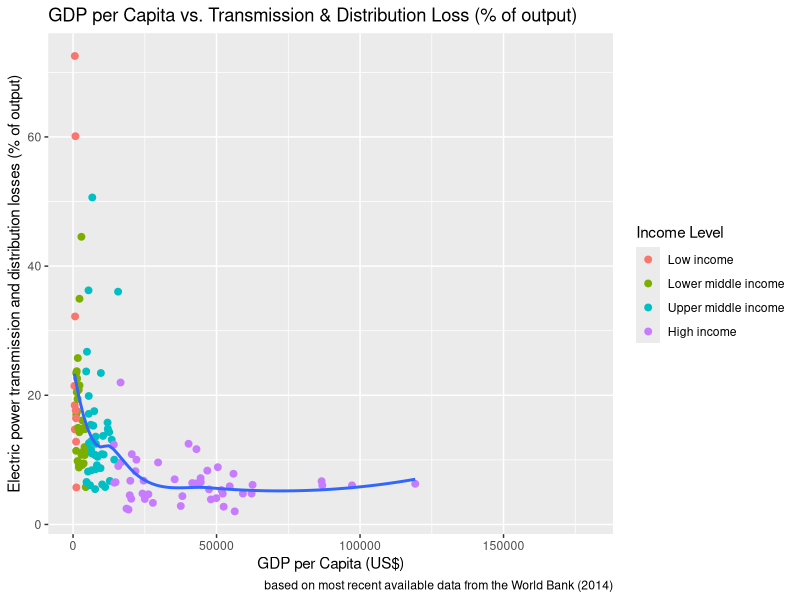
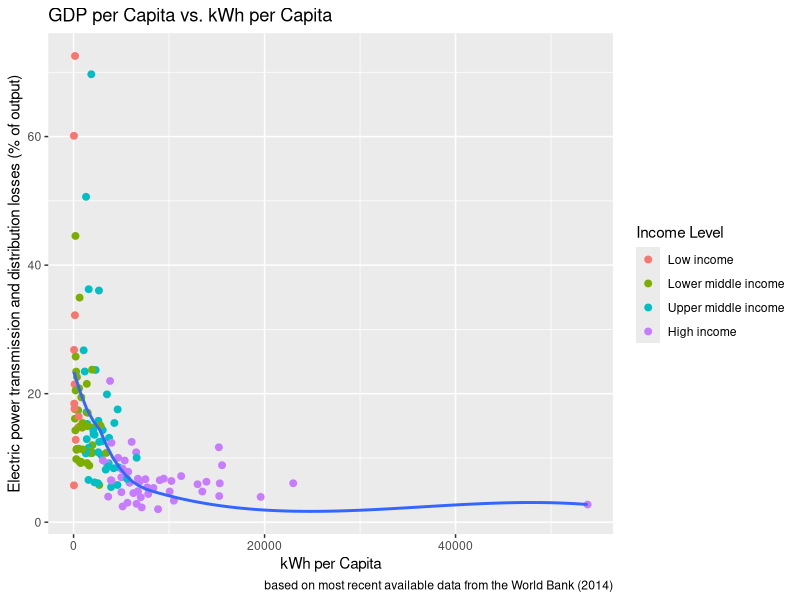
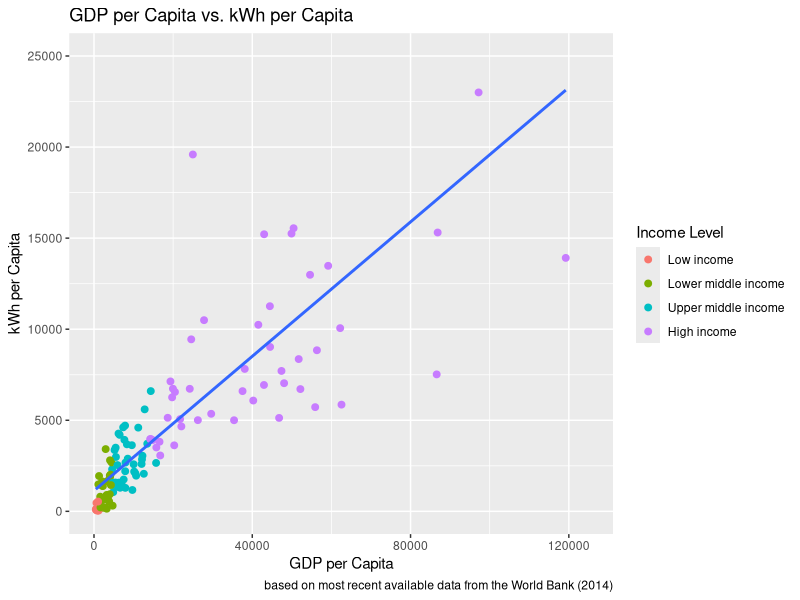
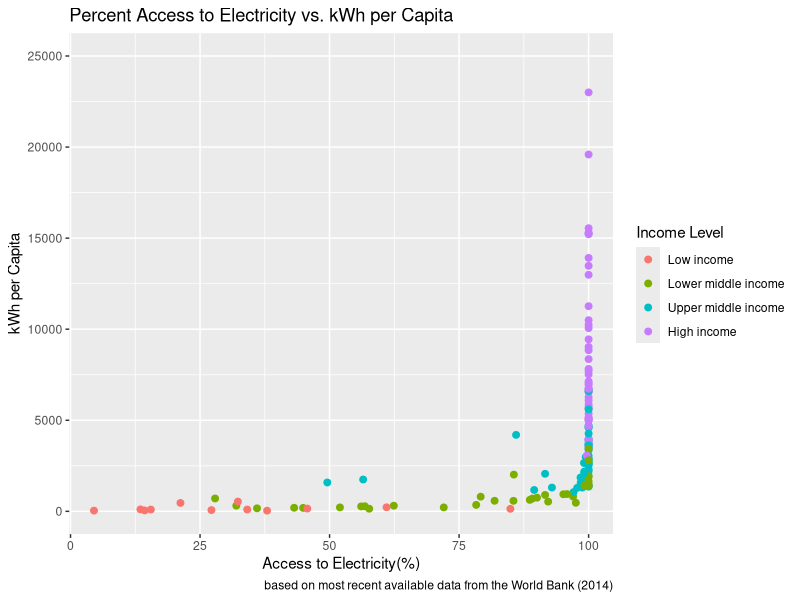

These charts were generated, in order, by the following R code:
# C. McClintock
# Electric Power Losses


library(tidyverse)
library(dplyr)

# set up
getwd()
setwd("/Users/charmed33/R/HultPrize2018")

# read in the data, all from the world bank
powerloss <- read_csv("electric_loss.csv", skip = 4) 
# Electric power transmission and distribution losses (% of output)
access <- read_csv("access.csv", skip = 4) 
# Access to electricity (% of population)
population <- read_csv("population.csv", skip = 4)
# Population, total
kwh <- read_csv("kwhpercap.csv", skip = 4)
# Electric power consumption (kWh per capita)
gdp <- read_csv("gdp.csv", skip = 4)
# GDP (current US$)
countries <- read_csv("wb_countrydata.csv")

# change some names, use data from 2014, last available
colnames(powerloss)[colnames(powerloss)=="Country Name"] <- "country"
colnames(powerloss)[colnames(powerloss)=="Country Code"] <- "country_code"
colnames(powerloss)[colnames(powerloss)=="2014"] <- "percentloss"

colnames(population)[colnames(population)=="Country Name"] <- "country"
colnames(population)[colnames(population)=="Country Code"] <- "country_code"
colnames(population)[colnames(population)=="2014"] <- "population"

colnames(gdp)[colnames(gdp)=="Country Name"] <- "country"
colnames(gdp)[colnames(gdp)=="Country Code"] <- "country_code"
colnames(gdp)[colnames(gdp)=="2014"] <- "gdp"

colnames(kwh)[colnames(kwh)=="Country Name"] <- "country"
colnames(kwh)[colnames(kwh)=="Country Code"] <- "country_code"
colnames(kwh)[colnames(kwh)=="2014"] <- "kwh"

colnames(access)[colnames(access)=="Country Name"] <- "country"
colnames(access)[colnames(access)=="Country Code"] <- "country_code"
colnames(access)[colnames(access)=="2014"] <- "access"

names(countries) <- c("country_code","region","income_group","country")


# select the 2014 data
powerloss <- select(powerloss, country, country_code, percentloss)
population <- select(population, country, country_code, population)
gdp <- select(gdp, country, country_code, gdp)
kwh <- select(kwh, country, country_code, kwh)
access <- select(access, country, country_code, access)

# merge it all together
power <- left_join(powerloss, countries, by = c("country_code" = "country_code","country" = "country"))
power <- left_join(power, population, by = c("country_code" = "country_code", "country" = "country"))
power <- left_join(power, gdp, by = c("country_code" = "country_code", "country" = "country"))
power <- left_join(power, kwh, by = c("country_code" = "country_code", "country" = "country"))
power <- left_join(power, access, by = c("country_code" = "country_code", "country" = "country"))

power <- select(power, country, country_code, region, income_group, gdp, population, everything())
power <- mutate(power, gdp_percap = gdp / population)
power <- power[complete.cases(power[ , 3]),]
power$income_group <- as.factor(power$income_group)
power <- mutate(power,
                income_group=fct_relevel(income_group,
                  "Low income",
                  "Lower middle income",
                  "Upper middle income",
                  "High income"))

# exploratory data analysis

# how much electricity is being lost?
summary(power$percentloss) # average of 13 percent loss, much higher in poor countries
summary(power$gdp_percap)

# how does that vary by income group?

## average use by income group
kwhbyincome <- as.data.frame(power %>% 
                                   group_by(income_group) %>% 
                                   summarise(mean(kwh, na.rm = TRUE)))

## average percent loss by income group
percentbyincome <- as.data.frame(power %>% 
             group_by(income_group) %>% 
              summarise(mean(percentloss, na.rm = TRUE)))

## number of countries in each income group
numbyincome <- as.data.frame(power %>% 
             group_by(income_group) %>% 
             summarise(byincome = n()))

# generalized linear models #### ADD COMMENTED SUMMARIES

# gdp per capita vs. percent loss
gdp_percentloss <- glm(gdp_percap ~ percentloss, data = power)
summary(gdp_percentloss) 

# kwh per capita vs. percent loss
percentloss_kwh <-  glm(kwh ~ percentloss, data = power)
summary(percentloss_kwh)

# kwh per capita vs. gdp per capita
gdp_kwh <-  glm(gdp_percap ~ kwh, data = power)
summary(gdp_kwh)

# access vs. loss
access_loss <- glm(access ~ kwh, data = power)
summary(access_loss)


# some visualization

# gdp per capita vs. percent loss
ggplot(data = power, mapping = aes(gdp_percap, percentloss, na.rm = TRUE)) + 
  geom_point(aes(colour = factor(income_group)), size = 2) + geom_smooth(se = FALSE) +
  labs(colour = "Income Level", 
       title = "GDP per Capita vs. Transmission & Distribution Loss (% of output)", 
       caption = "based on most recent available data from the World Bank (2014)",
       x = "GDP per Capita (US$)", 
       y = "Electric power transmission and distribution losses (% of output)")

# kwh per capita vs. percent loss
ggplot(data = power, mapping = aes(kwh, percentloss, na.rm = TRUE)) + 
  geom_point(aes(colour = factor(income_group)), size = 2) + geom_smooth(se = FALSE) +
  labs(colour = "Income Level", 
       title = "GDP per Capita vs. kWh per Capita", 
       caption = "based on most recent available data from the World Bank (2014)",
       x = "kWh per Capita", 
       y = "Electric power transmission and distribution losses (% of output)")

# kwh per capita vs. gdp per capita
ggplot(data = power, mapping = aes(gdp_percap, kwh), na.rm = TRUE) + 
  geom_point(aes(colour = factor(income_group)), size = 2) + 
  geom_smooth(method = "lm", se = FALSE) + coord_cartesian(xlim = c(0,125000), ylim=c(0,25000)) +
  labs(colour = "Income Level", 
       title = "GDP per Capita vs. kWh per Capita", 
       caption = "based on most recent available data from the World Bank (2014)",
       x = "GDP per Capita", 
       y = "kWh per Capita")

# kwh per capita vs. percent access
ggplot(data = power, mapping = aes(access, kwh), na.rm = TRUE) + 
  geom_point(aes(colour = factor(income_group)), size = 2) + 
  coord_cartesian(ylim = c(0,25000)) + 
  labs(colour = "Income Level", 
       title = "Percent Access to Electricity vs. kWh per Capita", 
       caption = "based on most recent available data from the World Bank (2014)",
       x = "Access to Electricity(%)", 
       y = "kWh per Capita")
